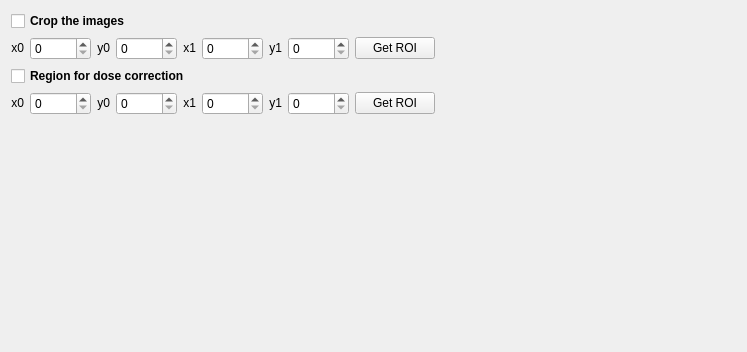
                 <widget class="QWidget" name="page_3">
                  <property name="geometry">
                   <rect>
                    <x>0</x>
                    <y>0</y>
                    <width>747</width>
                    <height>352</height>
                   </rect>
                  </property>
                  <attribute name="label">
                   <string>Region of interest</string>
                  </attribute>
                  <layout class="QVBoxLayout" name="verticalLayout_23">
                   <item>
                    <layout class="QVBoxLayout" name="verticalLayout_16">
                     <item>
                      <widget class="QCheckBox" name="checkCropImages">
                       <property name="font">
                        <font>
                         <weight>75</weight>
                         <bold>true</bold>
                        </font>
                       </property>
                       <property name="text">
                        <string>Crop the images</string>
                       </property>
                      </widget>
                     </item>
                     <item>
                      <layout class="QHBoxLayout" name="layoutImageCropParameters">
                       <item>
                        <widget class="QLabel" name="labelCrop0">
                         <property name="sizePolicy">
                          <sizepolicy hsizetype="Maximum" vsizetype="Maximum">
                           <horstretch>0</horstretch>
                           <verstretch>0</verstretch>
                          </sizepolicy>
                         </property>
                         <property name="text">
                          <string>x0</string>
                         </property>
                         <property name="alignment">
                          <set>Qt::AlignRight|Qt::AlignTrailing|Qt::AlignVCenter</set>
                         </property>
                        </widget>
                       </item>
                       <item>
                        <widget class="QSpinBox" name="spinCrop0">
                         <property name="sizePolicy">
                          <sizepolicy hsizetype="Maximum" vsizetype="Maximum">
                           <horstretch>0</horstretch>
                           <verstretch>0</verstretch>
                          </sizepolicy>
                         </property>
                         <property name="maximum">
                          <number>10000</number>
                         </property>
                        </widget>
                       </item>
                       <item>
                        <widget class="QLabel" name="labelCrop1">
                         <property name="sizePolicy">
                          <sizepolicy hsizetype="Maximum" vsizetype="Maximum">
                           <horstretch>0</horstretch>
                           <verstretch>0</verstretch>
                          </sizepolicy>
                         </property>
                         <property name="text">
                          <string>y0</string>
                         </property>
                         <property name="alignment">
                          <set>Qt::AlignRight|Qt::AlignTrailing|Qt::AlignVCenter</set>
                         </property>
                        </widget>
                       </item>
                       <item>
                        <widget class="QSpinBox" name="spinCrop1">
                         <property name="sizePolicy">
                          <sizepolicy hsizetype="Maximum" vsizetype="Maximum">
                           <horstretch>0</horstretch>
                           <verstretch>0</verstretch>
                          </sizepolicy>
                         </property>
                         <property name="maximum">
                          <number>10000</number>
                         </property>
                        </widget>
                       </item>
                       <item>
                        <widget class="QLabel" name="labelCrop2">
                         <property name="sizePolicy">
                          <sizepolicy hsizetype="Maximum" vsizetype="Maximum">
                           <horstretch>0</horstretch>
                           <verstretch>0</verstretch>
                          </sizepolicy>
                         </property>
                         <property name="text">
                          <string>x1</string>
                         </property>
                         <property name="alignment">
                          <set>Qt::AlignRight|Qt::AlignTrailing|Qt::AlignVCenter</set>
                         </property>
                        </widget>
                       </item>
                       <item>
                        <widget class="QSpinBox" name="spinCrop2">
                         <property name="sizePolicy">
                          <sizepolicy hsizetype="Maximum" vsizetype="Maximum">
                           <horstretch>0</horstretch>
                           <verstretch>0</verstretch>
                          </sizepolicy>
                         </property>
                         <property name="maximum">
                          <number>10000</number>
                         </property>
                        </widget>
                       </item>
                       <item>
                        <widget class="QLabel" name="labelCrop3">
                         <property name="sizePolicy">
                          <sizepolicy hsizetype="Maximum" vsizetype="Maximum">
                           <horstretch>0</horstretch>
                           <verstretch>0</verstretch>
                          </sizepolicy>
                         </property>
                         <property name="text">
                          <string>y1</string>
                         </property>
                         <property name="alignment">
                          <set>Qt::AlignRight|Qt::AlignTrailing|Qt::AlignVCenter</set>
                         </property>
                        </widget>
                       </item>
                       <item>
                        <widget class="QSpinBox" name="spinCrop3">
                         <property name="sizePolicy">
                          <sizepolicy hsizetype="Maximum" vsizetype="Maximum">
                           <horstretch>0</horstretch>
                           <verstretch>0</verstretch>
                          </sizepolicy>
                         </property>
                         <property name="maximum">
                          <number>10000</number>
                         </property>
                        </widget>
                       </item>
                       <item>
                        <widget class="QPushButton" name="buttonGetCropROI">
                         <property name="sizePolicy">
                          <sizepolicy hsizetype="Maximum" vsizetype="Maximum">
                           <horstretch>0</horstretch>
                           <verstretch>0</verstretch>
                          </sizepolicy>
                         </property>
                         <property name="toolTip">
                          <string>&lt;html&gt;&lt;head/&gt;&lt;body&gt;&lt;p&gt;Mark the crop region in the projection viewer and click here to transfer the region.&lt;/p&gt;&lt;/body&gt;&lt;/html&gt;</string>
                         </property>
                         <property name="text">
                          <string>Get ROI</string>
                         </property>
                        </widget>
                       </item>
                       <item>
                        <spacer name="horizontalSpacer_13">
                         <property name="orientation">
                          <enum>Qt::Horizontal</enum>
                         </property>
                         <property name="sizeHint" stdset="0">
                          <size>
                           <width>40</width>
                           <height>20</height>
                          </size>
                         </property>
                        </spacer>
                       </item>
                      </layout>
                     </item>
                     <item>
                      <widget class="QCheckBox" name="checkDoseRegion">
                       <property name="font">
                        <font>
                         <weight>75</weight>
                         <bold>true</bold>
                        </font>
                       </property>
                       <property name="text">
                        <string>Region for dose correction</string>
                       </property>
                      </widget>
                     </item>
                     <item>
                      <layout class="QHBoxLayout" name="horizontalLayout_11">
                       <item>
                        <widget class="QLabel" name="labelDose0">
                         <property name="sizePolicy">
                          <sizepolicy hsizetype="Maximum" vsizetype="Maximum">
                           <horstretch>0</horstretch>
                           <verstretch>0</verstretch>
                          </sizepolicy>
                         </property>
                         <property name="text">
                          <string>x0</string>
                         </property>
                         <property name="alignment">
                          <set>Qt::AlignRight|Qt::AlignTrailing|Qt::AlignVCenter</set>
                         </property>
                        </widget>
                       </item>
                       <item>
                        <widget class="QSpinBox" name="spinDose0">
                         <property name="sizePolicy">
                          <sizepolicy hsizetype="Maximum" vsizetype="Maximum">
                           <horstretch>0</horstretch>
                           <verstretch>0</verstretch>
                          </sizepolicy>
                         </property>
                         <property name="maximum">
                          <number>10000</number>
                         </property>
                        </widget>
                       </item>
                       <item>
                        <widget class="QLabel" name="labelDose1">
                         <property name="sizePolicy">
                          <sizepolicy hsizetype="Maximum" vsizetype="Maximum">
                           <horstretch>0</horstretch>
                           <verstretch>0</verstretch>
                          </sizepolicy>
                         </property>
                         <property name="text">
                          <string>y0</string>
                         </property>
                         <property name="alignment">
                          <set>Qt::AlignRight|Qt::AlignTrailing|Qt::AlignVCenter</set>
                         </property>
                        </widget>
                       </item>
                       <item>
                        <widget class="QSpinBox" name="spinDose1">
                         <property name="sizePolicy">
                          <sizepolicy hsizetype="Maximum" vsizetype="Maximum">
                           <horstretch>0</horstretch>
                           <verstretch>0</verstretch>
                          </sizepolicy>
                         </property>
                         <property name="maximum">
                          <number>10000</number>
                         </property>
                        </widget>
                       </item>
                       <item>
                        <widget class="QLabel" name="labelDose2">
                         <property name="sizePolicy">
                          <sizepolicy hsizetype="Maximum" vsizetype="Maximum">
                           <horstretch>0</horstretch>
                           <verstretch>0</verstretch>
                          </sizepolicy>
                         </property>
                         <property name="text">
                          <string>x1</string>
                         </property>
                         <property name="alignment">
                          <set>Qt::AlignRight|Qt::AlignTrailing|Qt::AlignVCenter</set>
                         </property>
                        </widget>
                       </item>
                       <item>
                        <widget class="QSpinBox" name="spinDose2">
                         <property name="sizePolicy">
                          <sizepolicy hsizetype="Maximum" vsizetype="Maximum">
                           <horstretch>0</horstretch>
                           <verstretch>0</verstretch>
                          </sizepolicy>
                         </property>
                         <property name="maximum">
                          <number>10000</number>
                         </property>
                        </widget>
                       </item>
                       <item>
                        <widget class="QLabel" name="labelDose3">
                         <property name="sizePolicy">
                          <sizepolicy hsizetype="Maximum" vsizetype="Maximum">
                           <horstretch>0</horstretch>
                           <verstretch>0</verstretch>
                          </sizepolicy>
                         </property>
                         <property name="text">
                          <string>y1</string>
                         </property>
                         <property name="alignment">
                          <set>Qt::AlignRight|Qt::AlignTrailing|Qt::AlignVCenter</set>
                         </property>
                        </widget>
                       </item>
                       <item>
                        <widget class="QSpinBox" name="spinDose3">
                         <property name="sizePolicy">
                          <sizepolicy hsizetype="Maximum" vsizetype="Maximum">
                           <horstretch>0</horstretch>
                           <verstretch>0</verstretch>
                          </sizepolicy>
                         </property>
                         <property name="maximum">
                          <number>10000</number>
                         </property>
                        </widget>
                       </item>
                       <item>
                        <widget class="QPushButton" name="buttonGetDoseROI">
                         <property name="sizePolicy">
                          <sizepolicy hsizetype="Maximum" vsizetype="Maximum">
                           <horstretch>0</horstretch>
                           <verstretch>0</verstretch>
                          </sizepolicy>
                         </property>
                         <property name="toolTip">
                          <string>&lt;html&gt;&lt;head/&gt;&lt;body&gt;&lt;p&gt;Mark the dose correction region in the projection viewer and click here to transfer the region. The dose region does not have to be within the crop region.&lt;/p&gt;&lt;/body&gt;&lt;/html&gt;</string>
                         </property>
                         <property name="text">
                          <string>Get ROI</string>
                         </property>
                        </widget>
                       </item>
                       <item>
                        <spacer name="horizontalSpacer_14">
                         <property name="orientation">
                          <enum>Qt::Horizontal</enum>
                         </property>
                         <property name="sizeHint" stdset="0">
                          <size>
                           <width>40</width>
                           <height>20</height>
                          </size>
                         </property>
                        </spacer>
                       </item>
                      </layout>
                     </item>
                     <item>
                      <spacer name="verticalSpacer_4">
                       <property name="orientation">
                        <enum>Qt::Vertical</enum>
                       </property>
                       <property name="sizeHint" stdset="0">
                        <size>
                         <width>20</width>
                         <height>40</height>
                        </size>
                       </property>
                      </spacer>
                     </item>
                    </layout>
                   </item>
                  </layout>
                 </widget>
